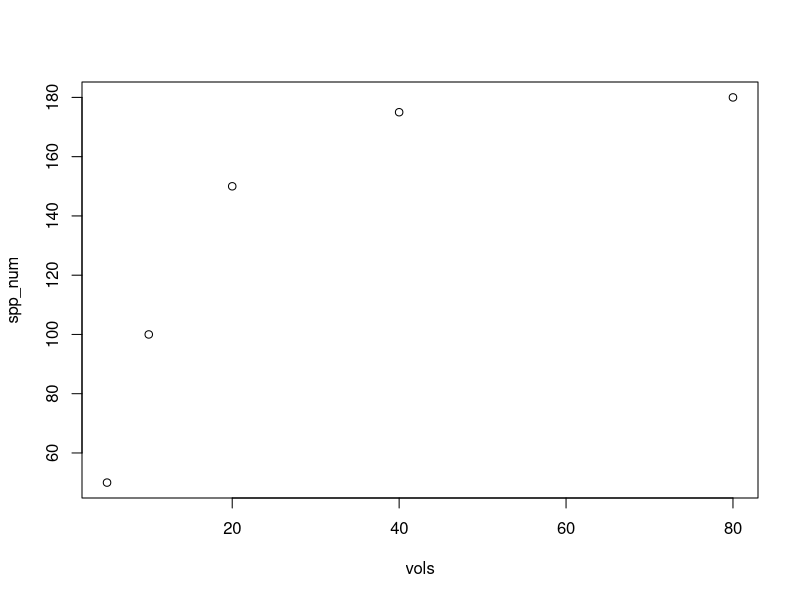
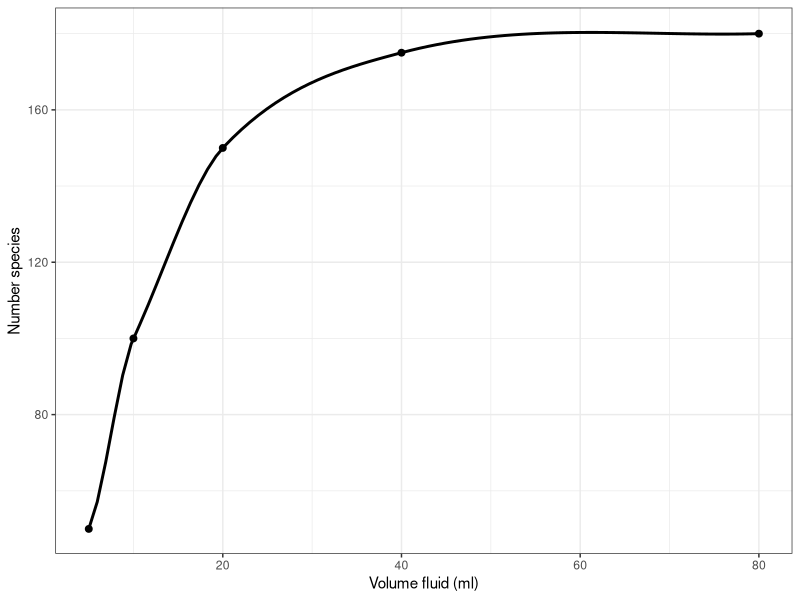
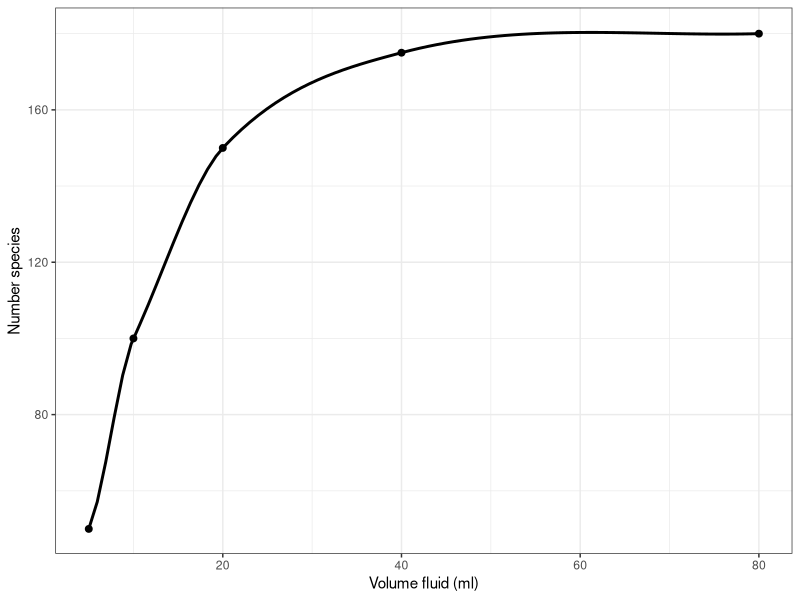

Here is the R script that generated these plots, in order:
library(ggplot2)

vols = c(5,10,20,40,80)

saturating_fun = function(x, m, h){
    y = m * (x/(x+h))
    return(y)
}
saturating_fun(vols, 80, 20)

spp_num = saturating_fun(vols*10, 20, 5)
spp_num = c(50, 100, 150, 175, 180)

plot(spp_num ~ vols)

p1 = ggplot(data.frame(vols, spp_num), aes(vols, spp_num)) +

    geom_smooth(color = "black") +
    geom_point(size = 2) +
    theme_bw() +
    labs(x = "Volume fluid (ml)", y = "Number species")
p1

pdf("figures/accumulation_curve_example.pdf", width = 6, height = 4)
p1
dev.off()
